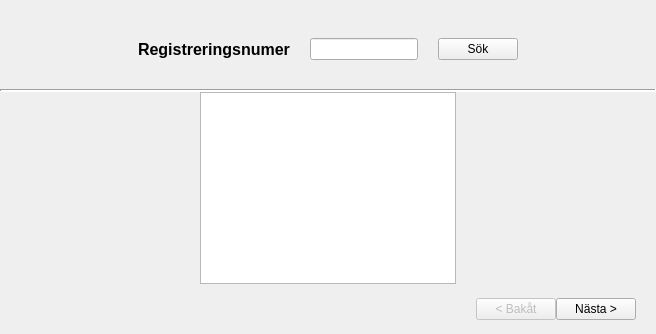
      <widget class="QWidget" name="tabVihicle">
       <attribute name="title">
        <string>Fordon</string>
       </attribute>
       <layout class="QGridLayout" name="gridLayout_5">
        <property name="margin">
         <number>0</number>
        </property>
        <property name="spacing">
         <number>0</number>
        </property>
        <item row="1" column="1">
         <widget class="QTableWidget" name="tableWidgetP5">
          <property name="sizePolicy">
           <sizepolicy hsizetype="Expanding" vsizetype="Expanding">
            <horstretch>0</horstretch>
            <verstretch>0</verstretch>
           </sizepolicy>
          </property>
          <property name="maximumSize">
           <size>
            <width>500</width>
            <height>16777215</height>
           </size>
          </property>
         </widget>
        </item>
        <item row="1" column="2">
         <spacer name="horizontalSpacer_21">
          <property name="orientation">
           <enum>Qt::Horizontal</enum>
          </property>
          <property name="sizeType">
           <enum>QSizePolicy::Fixed</enum>
          </property>
          <property name="sizeHint" stdset="0">
           <size>
            <width>200</width>
            <height>20</height>
           </size>
          </property>
         </spacer>
        </item>
        <item row="0" column="0" colspan="3">
         <layout class="QGridLayout" name="gridLayout_18">
          <property name="leftMargin">
           <number>0</number>
          </property>
          <property name="topMargin">
           <number>9</number>
          </property>
          <property name="rightMargin">
           <number>0</number>
          </property>
          <property name="bottomMargin">
           <number>0</number>
          </property>
          <item row="0" column="6">
           <spacer name="horizontalSpacer_32">
            <property name="orientation">
             <enum>Qt::Horizontal</enum>
            </property>
            <property name="sizeHint" stdset="0">
             <size>
              <width>40</width>
              <height>20</height>
             </size>
            </property>
           </spacer>
          </item>
          <item row="0" column="3">
           <widget class="QLineEdit" name="lineEditP5search">
            <property name="sizePolicy">
             <sizepolicy hsizetype="Fixed" vsizetype="Fixed">
              <horstretch>0</horstretch>
              <verstretch>0</verstretch>
             </sizepolicy>
            </property>
            <property name="maxLength">
             <number>6</number>
            </property>
           </widget>
          </item>
          <item row="0" column="2">
           <spacer name="horizontalSpacer_35">
            <property name="orientation">
             <enum>Qt::Horizontal</enum>
            </property>
            <property name="sizeType">
             <enum>QSizePolicy::Fixed</enum>
            </property>
            <property name="sizeHint" stdset="0">
             <size>
              <width>20</width>
              <height>20</height>
             </size>
            </property>
           </spacer>
          </item>
          <item row="0" column="5">
           <widget class="QPushButton" name="pushButtonP5search">
            <property name="text">
             <string>Sök</string>
            </property>
           </widget>
          </item>
          <item row="0" column="0">
           <spacer name="horizontalSpacer_33">
            <property name="orientation">
             <enum>Qt::Horizontal</enum>
            </property>
            <property name="sizeHint" stdset="0">
             <size>
              <width>40</width>
              <height>20</height>
             </size>
            </property>
           </spacer>
          </item>
          <item row="0" column="4">
           <spacer name="horizontalSpacer_34">
            <property name="orientation">
             <enum>Qt::Horizontal</enum>
            </property>
            <property name="sizeType">
             <enum>QSizePolicy::Fixed</enum>
            </property>
            <property name="sizeHint" stdset="0">
             <size>
              <width>20</width>
              <height>0</height>
             </size>
            </property>
           </spacer>
          </item>
          <item row="0" column="1">
           <widget class="QLabel" name="labelP5regnr">
            <property name="font">
             <font>
              <pointsize>12</pointsize>
              <weight>75</weight>
              <bold>true</bold>
             </font>
            </property>
            <property name="text">
             <string>Registreringsnumer</string>
            </property>
           </widget>
          </item>
          <item row="0" column="7">
           <spacer name="verticalSpacer_15">
            <property name="orientation">
             <enum>Qt::Vertical</enum>
            </property>
            <property name="sizeType">
             <enum>QSizePolicy::Fixed</enum>
            </property>
            <property name="sizeHint" stdset="0">
             <size>
              <width>0</width>
              <height>80</height>
             </size>
            </property>
           </spacer>
          </item>
          <item row="1" column="0" colspan="8">
           <widget class="Line" name="line_5">
            <property name="lineWidth">
             <number>2</number>
            </property>
            <property name="orientation">
             <enum>Qt::Horizontal</enum>
            </property>
           </widget>
          </item>
         </layout>
        </item>
        <item row="1" column="0">
         <spacer name="horizontalSpacer_20">
          <property name="orientation">
           <enum>Qt::Horizontal</enum>
          </property>
          <property name="sizeType">
           <enum>QSizePolicy::Fixed</enum>
          </property>
          <property name="sizeHint" stdset="0">
           <size>
            <width>200</width>
            <height>20</height>
           </size>
          </property>
         </spacer>
        </item>
        <item row="2" column="0" colspan="3">
         <layout class="QGridLayout" name="gridLayout_13">
          <item row="0" column="2">
           <widget class="QPushButton" name="pushButtonP5next">
            <property name="text">
             <string>Nästa &gt;</string>
            </property>
           </widget>
          </item>
          <item row="0" column="0">
           <spacer name="horizontalSpacer_36">
            <property name="orientation">
             <enum>Qt::Horizontal</enum>
            </property>
            <property name="sizeHint" stdset="0">
             <size>
              <width>40</width>
              <height>20</height>
             </size>
            </property>
           </spacer>
          </item>
          <item row="0" column="3">
           <spacer name="verticalSpacer_16">
            <property name="orientation">
             <enum>Qt::Vertical</enum>
            </property>
            <property name="sizeType">
             <enum>QSizePolicy::Fixed</enum>
            </property>
            <property name="sizeHint" stdset="0">
             <size>
              <width>20</width>
              <height>50</height>
             </size>
            </property>
           </spacer>
          </item>
          <item row="0" column="1">
           <widget class="QPushButton" name="pushButtonP5back">
            <property name="enabled">
             <bool>false</bool>
            </property>
            <property name="text">
             <string>&lt; Bakåt</string>
            </property>
           </widget>
          </item>
         </layout>
        </item>
       </layout>
      </widget>
